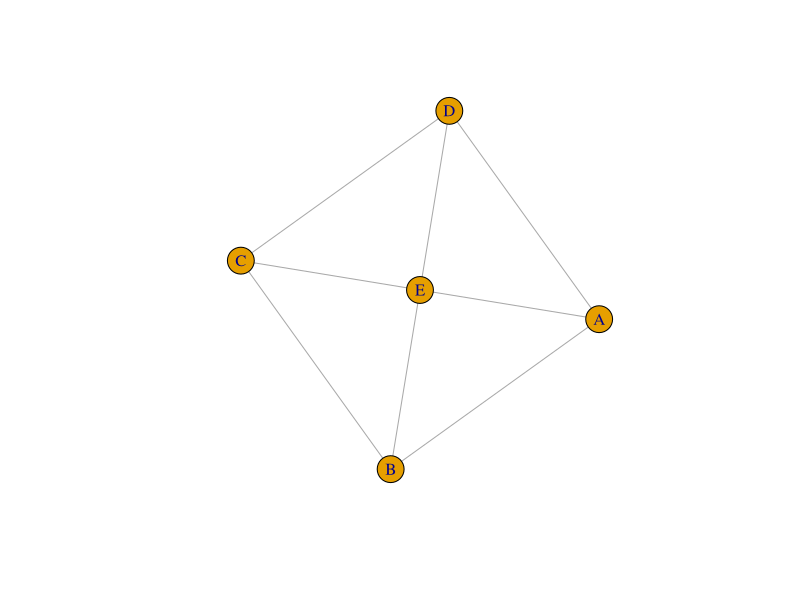

Write R code to recreate this figure.
install.packages('igraph')
library(igraph)
help(graph)
vo_huong <-make_graph( ~ A-B-C-D-A, E-A:B:C:D)
plot(vo_huong)